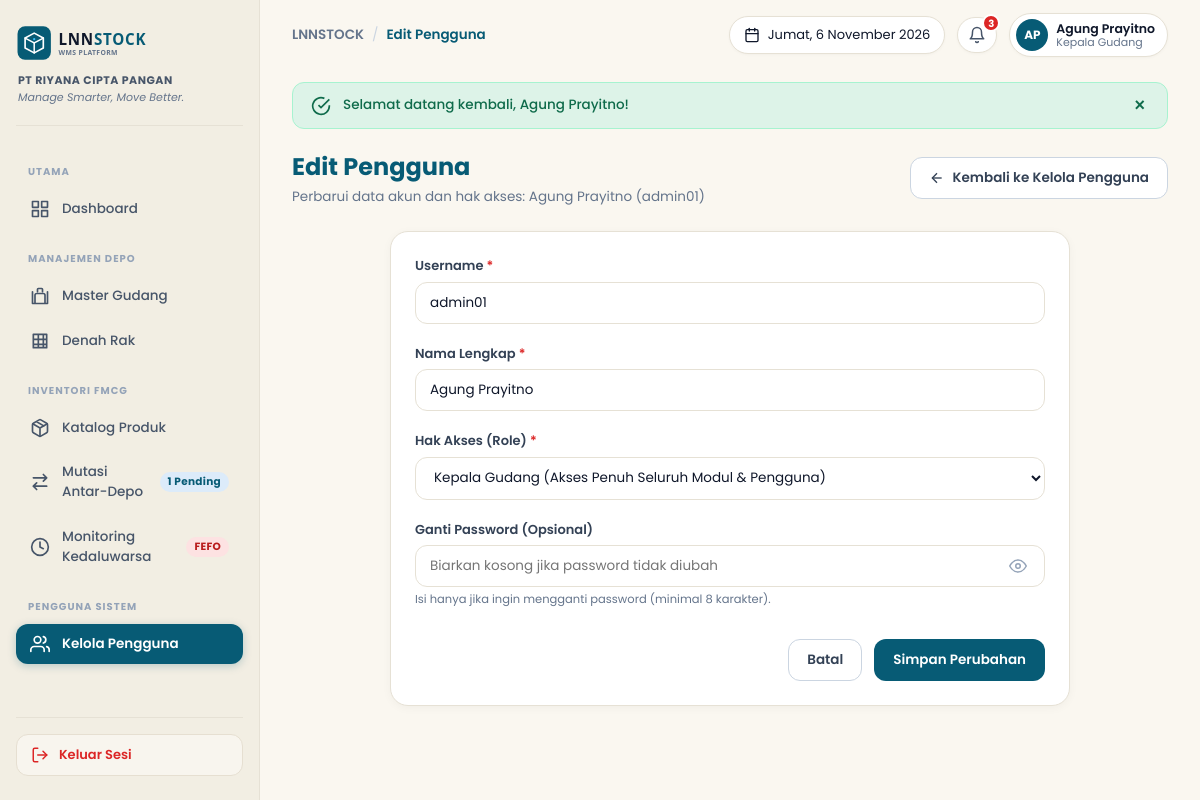
The app's page /?page=pengguna&action=edit&id=1 (signed in) with its own data.
### tables this page shows
CREATE TABLE IF NOT EXISTS users (
  id INT AUTO_INCREMENT PRIMARY KEY,
  username VARCHAR(50) NOT NULL UNIQUE,
  nama_lengkap VARCHAR(100) NOT NULL,
  role VARCHAR(50) NOT NULL,
  password VARCHAR(255) NOT NULL           
);

### controllers/PenggunaController.php (called while the page is built, shortened)
<?php
require_once __DIR__ . '/../core/Controller.php';
require_once __DIR__ . '/../models/User.php';
class PenggunaController extends Controller {
    private User $userModel;
    public function __construct() {
        $this->userModel = new User();
    }
    public function edit(): void {
        $id = (int)($_GET['id'] ?? 0);
        $user = $this->userModel->getById($id);
        $errors = [];
        $old = [
            'username'     => $user['username'],
            'nama_lengkap' => $user['nama_lengkap'],
            'role'         => $user['role'],
        ];
        $this->view('pengguna/edit', [
            'pageTitle' => 'Edit Pengguna',
            'user'      => $user,
            'errors'    => $errors,
            'old'       => $old,
        ]);
    }
}

### core/helpers.php (called while the page is built, shortened)
<?php
function e(?string $value): string {
    return htmlspecialchars((string)($value ?? ''), ENT_QUOTES, 'UTF-8');
}
function base_url(string $path = ''): string {
    $scriptDir = dirname($_SERVER['SCRIPT_NAME'] ?? '/index.php');
    $scriptDir = str_replace('\\', '/', $scriptDir);
    $base = rtrim($scriptDir, '/') . '/';
    return $base . ltrim($path, '/');
}
function format_date_id(?string $dateStr, bool $withDay = false): string {
    $timestamp = strtotime($dateStr);
    $bulan = [
        1 => 'Januari', 'Februari', 'Maret', 'April', 'Mei', 'Juni',
        'Juli', 'Agustus', 'September', 'Oktober', 'November', 'Desember'
    ];
    $hari = [
        'Sunday' => 'Minggu', 'Monday' => 'Senin', 'Tuesday' => 'Selasa',
        'Wednesday' => 'Rabu', 'Thursday' => 'Kamis', 'Friday' => 'Jumat', 'Saturday' => 'Sabtu'
    ];
    $d = date('j', $timestamp);
    $m = (int)date('n', $timestamp);
    $y = date('Y', $timestamp);
    $namaBulan = $bulan[$m] ?? date('M', $timestamp);
    if ($withDay) {
        $dayName = $hari[date('l', $timestamp)] ?? date('l', $timestamp);
        return "{$dayName}, {$d} {$namaBulan} {$y}";
    }
    return "{$d} {$namaBulan} {$y}";
}
function flash_has(string $key): bool {
    return isset($_SESSION['flash'][$key]);
}
function flash_get(string $key): ?string {
    if (isset($_SESSION['flash'][$key])) {
        $message = $_SESSION['flash'][$key];
        return $message;
    }
    return null;
}

### core/AuthGuard.php (called while the page is built, shortened)
<?php
class AuthGuard {
    public static function user(): ?array {
        return $_SESSION['user'] ?? null;
    }
}

### core/Model.php (called while the page is built, shortened)
<?php
abstract class Model {
    public function __construct() {
        $this->db = Database::connect();
    }
}

### core/Database.php (called while the page is built)
<?php
class Database {
    private static ?PDO $instance = null;
    public static function connect(): PDO {
        if (self::$instance === null) {
            $host = '127.0.0.1';
            $port = '3306';
            $dbname = 'db_lnnstock';
            $username = 'root';
            $password = '';
            $dsn = "mysql:host={$host};port={$port};dbname={$dbname};charset=utf8mb4";
            $options = [
                PDO::ATTR_ERRMODE            => PDO::ERRMODE_EXCEPTION,
                PDO::ATTR_DEFAULT_FETCH_MODE => PDO::FETCH_ASSOC,
                PDO::ATTR_EMULATE_PREPARES   => false,
            ];
            try {
                self::$instance = new PDO($dsn, $username, $password, $options);
            } catch (PDOException $e) {
                error_log("Database Connection Error: " . $e->getMessage());
                die("Maaf, terjadi kendala koneksi ke database LNNSTOCK. Pastikan layanan MySQL/MariaDB pada XAMPP sudah berjalan.");
            }
        }
        return self::$instance;
    }
}

### models/User.php (called while the page is built, shortened)
<?php
require_once __DIR__ . '/../core/Model.php';
class User extends Model {
    public function getById(int $id): ?array {
        $stmt = $this->db->prepare("SELECT id, username, nama_lengkap, role, password FROM users WHERE id = :id LIMIT 1");
        $stmt->execute([':id' => $id]);
        $user = $stmt->fetch();
        return $user ?: null;
    }
}

### views/pengguna/edit.php (the view, shortened to what this page needs)
<div class="page-header">
    <div>
        <h1 class="page-title">Edit Pengguna</h1>
        <p class="page-subtitle">Perbarui data akun dan hak akses: <?= e($user['nama_lengkap']) ?> (<?= e($user['username']) ?>)</p>
    </div>
    <div>
        <a href="<?= base_url('?page=pengguna') ?>" class="btn btn-secondary">
            <svg width="16" height="16" viewBox="0 0 24 24" fill="none" stroke="currentColor" stroke-width="2">
                <line x1="19" y1="12" x2="5" y2="12"></line>
                <polyline points="12 19 5 12 12 5"></polyline>
            </svg>
            <span>Kembali ke Kelola Pengguna</span>
        </a>
    </div>
</div>
<div class="card" style="max-width: 680px; margin: 0 auto;">
    <form action="<?= base_url('?page=pengguna&action=edit&id=' . $user['id']) ?>" method="POST">
        <div class="form-group">
            <label for="username" class="form-label">Username <span class="text-danger">*</span></label>
            <input type="text" id="username" name="username" class="form-input" value="<?= e($old['username']) ?>" required>
        </div>
        <div class="form-group">
            <label for="nama_lengkap" class="form-label">Nama Lengkap <span class="text-danger">*</span></label>
            <input type="text" id="nama_lengkap" name="nama_lengkap" class="form-input" value="<?= e($old['nama_lengkap']) ?>" required>
        </div>
        <div class="form-group">
            <label for="role" class="form-label">Hak Akses (Role) <span class="text-danger">*</span></label>
            <select id="role" name="role" class="form-select" required>
                <option value="Kepala Gudang" <?= ($old['role'] === 'Kepala Gudang') ? 'selected' : '' ?>>Kepala Gudang (Akses Penuh Seluruh Modul &amp; Pengguna)</option>
            </select>
        </div>
        <div class="form-group">
            <label for="password" class="form-label">Ganti Password (Opsional)</label>
            <div class="password-field-wrap">
                <input type="password" id="password" name="password" class="form-input password-toggle-input" placeholder="Biarkan kosong jika password tidak diubah">
                <button type="button" class="btn-password-eye" aria-label="Lihat Password">
                    <svg class="eye-open" width="18" height="18" viewBox="0 0 24 24" fill="none" stroke="currentColor" stroke-width="2">
                        <path d="M1 12s4-8 11-8 11 8 11 8-4 8-11 8-11-8-11-8z"></path>
                        <circle cx="12" cy="12" r="3"></circle>
                    </svg>
                </button>
            </div>
            <div class="form-help">Isi hanya jika ingin mengganti password (minimal 8 karakter).</div>
        </div>
        <div style="display: flex; justify-content: flex-end; gap: 12px; margin-top: 30px;">
            <a href="<?= base_url('?page=pengguna') ?>" class="btn btn-secondary">Batal</a>
            <button type="submit" class="btn btn-primary">Simpan Perubahan</button>
        </div>
    </form>
</div>

### views/layouts/topbar.php (shortened to what this page needs)
<div class="app-main">
    <header class="app-topbar">
        <div class="topbar-left">
            <div class="topbar-breadcrumb">
                <span class="bc-brand">LNNSTOCK</span>
                <span class="bc-sep">/</span>
                <span class="bc-current"><?= isset($pageTitle) ? e($pageTitle) : 'Warehouse System' ?></span>
            </div>
        </div>
        <div class="topbar-right">
            <div class="topbar-chip chip-date" title="Tanggal Operasional Hari Ini">
                <span><?= format_date_id(date('Y-m-d'), true) ?></span>
            </div>
            <a href="<?= base_url('?page=kedaluwarsa') ?>" class="topbar-chip chip-bell" title="Monitoring Kedaluwarsa Kritis (<= 30 hari)">
                <svg width="18" height="18" viewBox="0 0 24 24" fill="none" stroke="currentColor" stroke-width="2" stroke-linecap="round" stroke-linejoin="round">
                    <path d="M18 8A6 6 0 0 0 6 8c0 7-3 9-3 9h18s-3-2-3-9"></path>
                    <path d="M13.73 21a2 2 0 0 1-3.46 0"></path>
                </svg>
                <?php if (!empty($kritisBatchCount) && $kritisBatchCount > 0): ?>
                    <span class="bell-badge"><?= (int)$kritisBatchCount ?></span>
                <?php endif; ?>
            </a>
            <a href="<?= base_url('?page=profil') ?>" class="topbar-chip chip-user" title="Kelola Profil Akun Saya">
                <div class="user-avatar">
                    <?php
                        $namaParts = explode(' ', $currentUser['nama_lengkap'] ?? 'User');
                        $inisial = strtoupper(substr($namaParts[0] ?? 'U', 0, 1) . substr($namaParts[1] ?? '', 0, 1));
                    ?>
                    <?= e($inisial ?: 'AP') ?>
                </div>
                <div class="user-meta">
                    <span class="user-name"><?= e($currentUser['nama_lengkap'] ?? 'Agung Prayitno') ?></span>
                    <span class="user-role"><?= e($currentUser['role'] ?? 'Kepala Gudang') ?></span>
                </div>
            </a>
        </div>
    </header>
    <main class="app-content">
        <?php if (flash_has('success')): ?>
            <div class="alert-banner alert-success" role="alert">
                <svg width="20" height="20" viewBox="0 0 24 24" fill="none" stroke="currentColor" stroke-width="2">
                    <path d="M22 11.08V12a10 10 0 1 1-5.93-9.14"></path>
                    <polyline points="22 4 12 14.01 9 11.01"></polyline>
                </svg>
                <span><?= e(flash_get('success')) ?></span>
                <button type="button" class="alert-close" onclick="this.parentElement.remove()">&times;</button>
            </div>
        <?php endif; ?>

### records on screen
users: nama_lengkap "AP", nama_lengkap "Agung Prayitno", role "Kepala Gudang", username "admin01", role "Kepala Gudang (Akses Penuh Seluruh Modul & Pengguna)"

### other values on screen
$pendingMutasiCount "1"
$pageTitle "Edit Pengguna"
$kritisBatchCount "3"
flash_get('success') "Selamat datang kembali, Agung Prayitno!"
